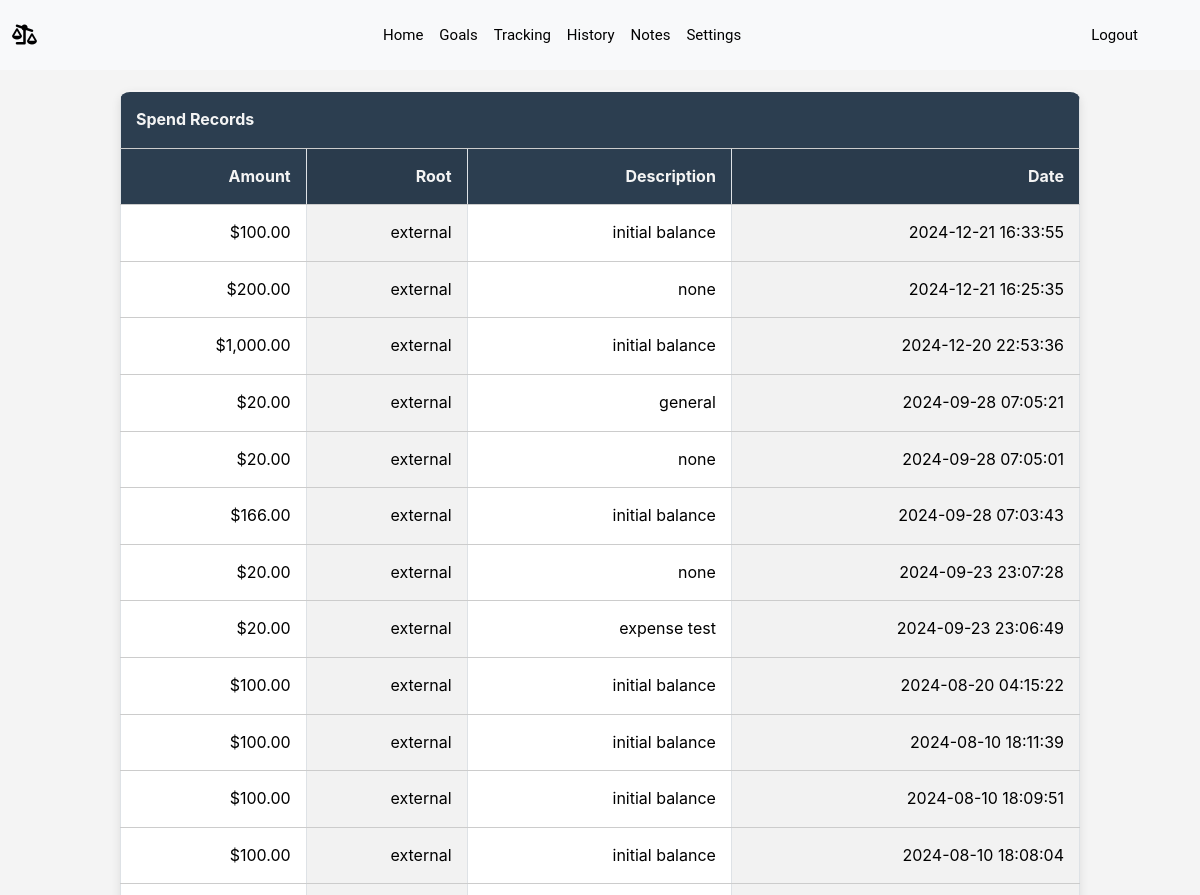
/spend_history (signed in, upper part), run on an earlier commit of the app's database.
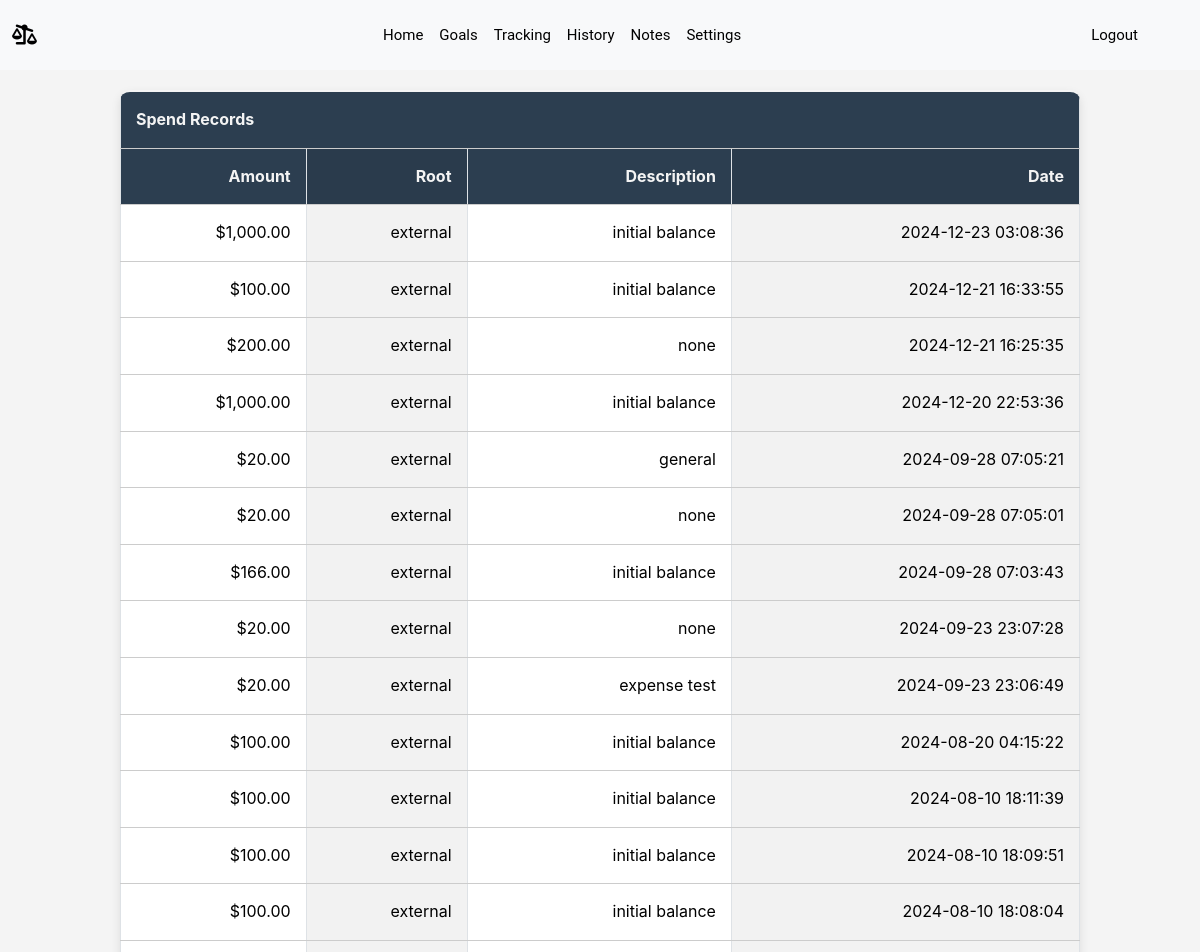
And on a later commit of the database.
### models.py (models this page shows)
class Spend(db.Model):
    id = db.Column(db.Integer, primary_key=True)
    user_id = db.Column(db.Integer, db.ForeignKey('user.id'), nullable=False)
    amount = db.Column(db.Numeric(precision=10, scale=2), nullable=False, default="0")
    description = db.Column(db.String(200))
    root = db.Column(db.String(120), nullable=False)
    tag = db.Column(db.String(30))
    timestamp = db.Column(db.DateTime, nullable=False, default=db.func.current_timestamp())

### app.py (the view)
@app.route('/spend_history', methods=["GET", "POST"])
@login_required
def spend_history():
    spend_records = Spend.query.all()
    spend_records_data = []
    for record in spend_records:
        spend_records_data.append({
            "tag": record.tag,
            "amount": record.amount,
            "root": record.root,
            "description": record.description,
            "timestamp": record.timestamp
        })
    return render_template("spend_history.html", spend_records_data=spend_records_data)

### helpers.py (called while the page is built)
def login_required(f):
    @wraps(f)
    def decorated_function(*args, **kwargs):
        if session.get("user_id") is None:
            return redirect("/login")
        return f(*args, **kwargs)
    return decorated_function

def usd(value):
    if not value:
        value = 0
    if value < 0:
        return "-${:,.2f}".format(abs(value))
    else:
        return "${:,.2f}".format(value)

### templates/spend_history.html
{% extends "layout.html" %}
{% block body %}
<main>
    {% set reversed_spend = spend_records_data|reverse %}
        <table class="table table-group-divider table-bordered table-striped-columns">
            <thead>
                <th colspan="4" class="text-start center">Spend Records</th>
            </thead>
            <tbody>
                <tr>
                    <th class="text-end">Amount</th>
                    <th class="text-end">Root</th>
                    <th class="text-end">Description</th>
                    <th class="text-end">Date</th>
                </tr>
                {% for record in reversed_spend %}
                    <tr>
                        <td class="text-end">{{ record.amount|usd }}</td>
                        <td class="text-end">{{ record.root }}</td>
                        <td class="text-end">{{ record.description }}</td>
                        <td class="text-end">{{ record.timestamp }}</td>
                    </tr>
                {% endfor %}
            </tbody>
        </table>
    </main>
    {% endblock %}

What changed in the data, as far as the page shows it:
added Spend: amount "$1,000.00", root "external", description "initial balance", timestamp "2024-12-23 03:08:36"
